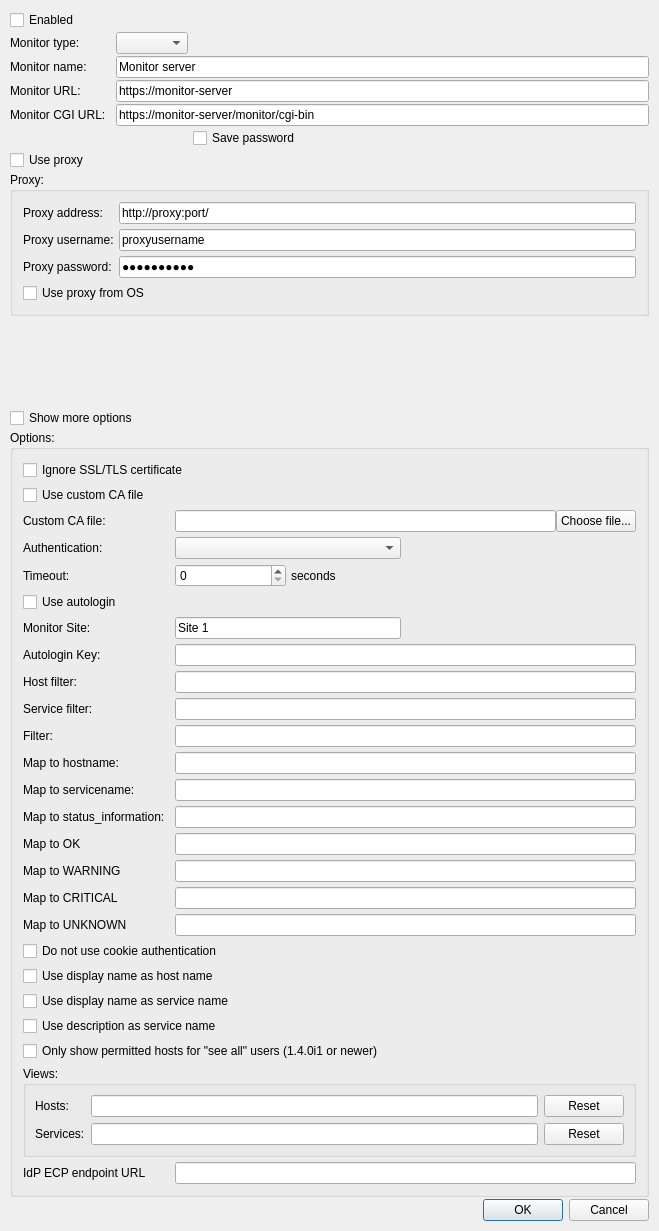
<?xml version="1.0" encoding="UTF-8"?>
<ui version="4.0">
 <class>settings_server</class>
 <widget class="QDialog" name="settings_server">
  <property name="geometry">
   <rect>
    <x>0</x>
    <y>0</y>
    <width>659</width>
    <height>1231</height>
   </rect>
  </property>
  <property name="sizePolicy">
   <sizepolicy hsizetype="Minimum" vsizetype="Minimum">
    <horstretch>0</horstretch>
    <verstretch>0</verstretch>
   </sizepolicy>
  </property>
  <property name="windowTitle">
   <string>Dialog</string>
  </property>
  <property name="modal">
   <bool>true</bool>
  </property>
  <layout class="QGridLayout" name="gridLayout">
   <property name="leftMargin">
    <number>10</number>
   </property>
   <property name="topMargin">
    <number>10</number>
   </property>
   <property name="rightMargin">
    <number>10</number>
   </property>
   <property name="bottomMargin">
    <number>10</number>
   </property>
   <property name="horizontalSpacing">
    <number>5</number>
   </property>
   <property name="verticalSpacing">
    <number>2</number>
   </property>
   
   <item row="4" column="2" colspan="2">
    <widget class="QLineEdit" name="input_lineedit_monitor_url">
     <property name="inputMask">
      <string/>
     </property>
     <property name="text">
      <string>https://monitor-server</string>
     </property>
    </widget>
   </item>
   <item row="3" column="0">
    <widget class="QLabel" name="label_name">
     <property name="sizePolicy">
      <sizepolicy hsizetype="Minimum" vsizetype="Preferred">
       <horstretch>0</horstretch>
       <verstretch>0</verstretch>
      </sizepolicy>
     </property>
     <property name="text">
      <string>Monitor name:</string>
     </property>
    </widget>
   </item>
  
   <item row="5" column="2" colspan="2">
    <widget class="QLineEdit" name="input_lineedit_monitor_cgi_url">
     <property name="text">
      <string>https://monitor-server/monitor/cgi-bin</string>
     </property>
    </widget>
   </item>
   <item row="1" column="2">
    <widget class="QComboBox" name="input_combobox_type"/>
   </item>

   <item row="17" column="0">
    <widget class="QCheckBox" name="input_checkbox_use_proxy">
     <property name="text">
      <string>Use proxy</string>
     </property>
    </widget>
   </item>
   <item row="18" column="0" colspan="4">
    <widget class="QGroupBox" name="groupbox_proxy">
     <property name="sizePolicy">
      <sizepolicy hsizetype="Minimum" vsizetype="Minimum">
       <horstretch>0</horstretch>
       <verstretch>0</verstretch>
      </sizepolicy>
     </property>
     <property name="title">
      <string>Proxy:</string>
     </property>
     <layout class="QGridLayout" name="gridLayout_2">
      <property name="leftMargin">
       <number>10</number>
      </property>
      <property name="topMargin">
       <number>10</number>
      </property>
      <property name="rightMargin">
       <number>10</number>
      </property>
      <property name="bottomMargin">
       <number>10</number>
      </property>
      <property name="spacing">
       <number>5</number>
      </property>
      <item row="3" column="0">
       <widget class="QLabel" name="label_proxy_password">
        <property name="sizePolicy">
         <sizepolicy hsizetype="Minimum" vsizetype="Preferred">
          <horstretch>0</horstretch>
          <verstretch>0</verstretch>
         </sizepolicy>
        </property>
        <property name="text">
         <string>Proxy password:</string>
        </property>
       </widget>
      </item>
      <item row="2" column="0">
       <widget class="QLabel" name="label_proxy_username">
        <property name="sizePolicy">
         <sizepolicy hsizetype="Minimum" vsizetype="Preferred">
          <horstretch>0</horstretch>
          <verstretch>0</verstretch>
         </sizepolicy>
        </property>
        <property name="text">
         <string>Proxy username:</string>
        </property>
       </widget>
      </item>
      <item row="2" column="1">
       <widget class="QLineEdit" name="input_lineedit_proxy_username">
        <property name="text">
         <string>proxyusername</string>
        </property>
       </widget>
      </item>
      <item row="1" column="1">
       <widget class="QLineEdit" name="input_lineedit_proxy_address">
        <property name="text">
         <string>http://proxy:port/</string>
        </property>
       </widget>
      </item>
      <item row="1" column="0">
       <widget class="QLabel" name="label_proxy_address">
        <property name="sizePolicy">
         <sizepolicy hsizetype="Minimum" vsizetype="Preferred">
          <horstretch>0</horstretch>
          <verstretch>0</verstretch>
         </sizepolicy>
        </property>
        <property name="text">
         <string>Proxy address:</string>
        </property>
       </widget>
      </item>
      <item row="3" column="1">
       <widget class="QLineEdit" name="input_lineedit_proxy_password">
        <property name="text">
         <string>1234567890</string>
        </property>
        <property name="echoMode">
         <enum>QLineEdit::Password</enum>
        </property>
       </widget>
      </item>
      <item row="4" column="0" colspan="2">
       <widget class="QCheckBox" name="input_checkbox_use_proxy_from_os">
        <property name="text">
         <string>Use proxy from OS</string>
        </property>
       </widget>
      </item>
     </layout>
    </widget>
   </item>
   <item row="29" column="3">
    <widget class="QDialogButtonBox" name="button_box">
     <property name="orientation">
      <enum>Qt::Horizontal</enum>
     </property>
     <property name="standardButtons">
      <set>QDialogButtonBox::Cancel|QDialogButtonBox::Ok</set>
     </property>
    </widget>
   </item>
   <item row="1" column="0">
    <widget class="QLabel" name="label_server_type">
     <property name="sizePolicy">
      <sizepolicy hsizetype="Minimum" vsizetype="Preferred">
       <horstretch>0</horstretch>
       <verstretch>0</verstretch>
      </sizepolicy>
     </property>
     <property name="text">
      <string>Monitor type:</string>
     </property>
    </widget>
   </item>
   
   <item row="4" column="0">
    <widget class="QLabel" name="label_monitor_url">
     <property name="sizePolicy">
      <sizepolicy hsizetype="Minimum" vsizetype="Preferred">
       <horstretch>0</horstretch>
       <verstretch>0</verstretch>
      </sizepolicy>
     </property>
     <property name="text">
      <string>Monitor URL:</string>
     </property>
    </widget>
   </item>
   <item row="3" column="2" colspan="2">
    <widget class="QLineEdit" name="input_lineedit_name">
     <property name="text">
      <string>Monitor server</string>
     </property>
    </widget>
   </item>
   <item row="5" column="0">
    <widget class="QLabel" name="label_monitor_cgi_url">
     <property name="sizePolicy">
      <sizepolicy hsizetype="Minimum" vsizetype="Preferred">
       <horstretch>0</horstretch>
       <verstretch>0</verstretch>
      </sizepolicy>
     </property>
     <property name="text">
      <string>Monitor CGI URL:</string>
     </property>
    </widget>
   </item>
   <item row="0" column="0" colspan="4">
    <widget class="QCheckBox" name="input_checkbox_enabled">
     <property name="text">
      <string>Enabled</string>
     </property>
    </widget>
   </item>
   <item row="8" column="3">
    <widget class="QCheckBox" name="input_checkbox_save_password">
     <property name="text">
      <string>Save password</string>
     </property>
    </widget>
   </item>
   <item row="26" column="0" colspan="4">
    <spacer name="verticalSpacer">
     <property name="orientation">
      <enum>Qt::Vertical</enum>
     </property>
     <property name="sizeHint" stdset="0">
      <size>
       <width>0</width>
       <height>0</height>
      </size>
     </property>
    </spacer>
   </item>
   <item row="27" column="0" colspan="4">
    <widget class="QCheckBox" name="input_checkbox_show_options">
     <property name="text">
      <string>Show more options</string>
     </property>
    </widget>
   </item>
   <item row="28" column="0" colspan="4">
    <widget class="QGroupBox" name="groupbox_options">
     <property name="sizePolicy">
      <sizepolicy hsizetype="Minimum" vsizetype="Minimum">
       <horstretch>0</horstretch>
       <verstretch>0</verstretch>
      </sizepolicy>
     </property>
     <property name="title">
      <string>Options:</string>
     </property>
     <layout class="QGridLayout" name="gridLayout_3">
      <property name="leftMargin">
       <number>10</number>
      </property>
      <property name="topMargin">
       <number>10</number>
      </property>
      <property name="rightMargin">
       <number>10</number>
      </property>
      <property name="bottomMargin">
       <number>10</number>
      </property>
      <property name="horizontalSpacing">
       <number>10</number>
      </property>
      <property name="verticalSpacing">
       <number>5</number>
      </property>
      <item row="2" column="2" colspan="2">
       <layout class="QHBoxLayout" name="horizontalLayout">
        <item>
         <widget class="QLineEdit" name="input_lineedit_custom_cert_ca_file"/>
        </item>
        <item>
         <widget class="QPushButton" name="button_choose_custom_cert_ca_file">
          <property name="text">
           <string>Choose file...</string>
          </property>
         </widget>
        </item>
       </layout>
      </item>
      <item row="7" column="1" colspan="3">
       <widget class="QCheckBox" name="input_checkbox_use_autologin">
        <property name="text">
         <string>Use autologin</string>
        </property>
       </widget>
      </item>
      <item row="12" column="2" colspan="2">
       <widget class="QLineEdit" name="input_lineedit_alertmanager_filter"/>
      </item>
      <item row="13" column="1">
       <widget class="QLabel" name="label_map_to_hostname">
        <property name="text">
         <string>Map to hostname:</string>
        </property>
       </widget>
      </item>
      <item row="13" column="2" colspan="2">
       <widget class="QLineEdit" name="input_lineedit_map_to_hostname"/>
      </item>
      <item row="22" column="1" colspan="3">
       <widget class="QCheckBox" name="input_checkbox_use_display_name_service">
        <property name="text">
         <string>Use display name as service name</string>
        </property>
       </widget>
      </item>
      <item row="9" column="2" colspan="2">
       <widget class="QLineEdit" name="input_lineedit_autologin_key">
        <property name="text">
         <string/>
        </property>
       </widget>
      </item>
      <item row="16" column="2" colspan="2">
       <widget class="QLineEdit" name="input_lineedit_map_to_ok"/>
      </item>
      <item row="26" column="1">
       <widget class="QLabel" name="label_idp_ecp_endpoint">
        <property name="text">
         <string>IdP ECP endpoint URL</string>
        </property>
       </widget>
      </item>
      <item row="12" column="1">
       <widget class="QLabel" name="label_alertmanager_filter">
        <property name="text">
         <string>Filter:</string>
        </property>
       </widget>
      </item>
      <item row="14" column="1">
       <widget class="QLabel" name="label_map_to_servicename">
        <property name="text">
         <string>Map to servicename:</string>
        </property>
       </widget>
      </item>
      <item row="1" column="1" colspan="2">
       <widget class="QCheckBox" name="input_checkbox_custom_cert_use">
        <property name="text">
         <string>Use custom CA file</string>
        </property>
       </widget>
      </item>
      <item row="6" column="3">
       <spacer name="horizontalSpacer">
        <property name="orientation">
         <enum>Qt::Horizontal</enum>
        </property>
        <property name="sizeHint" stdset="0">
         <size>
          <width>40</width>
          <height>20</height>
         </size>
        </property>
       </spacer>
      </item>
      <item row="11" column="2" colspan="2">
       <widget class="QLineEdit" name="input_lineedit_service_filter">
        <property name="text">
         <string/>
        </property>
       </widget>
      </item>
      <item row="6" column="1">
       <widget class="QLabel" name="label_timeout">
        <property name="text">
         <string>Timeout:</string>
        </property>
       </widget>
      </item>
      <item row="24" column="1" colspan="3">
       <widget class="QCheckBox" name="input_checkbox_force_authuser">
        <property name="text">
         <string>Only show permitted hosts for &quot;see all&quot; users (1.4.0i1 or newer)</string>
        </property>
       </widget>
      </item>
      <item row="15" column="2" colspan="2">
       <widget class="QLineEdit" name="input_lineedit_map_to_status_information"/>
      </item>
      <item row="20" column="1" colspan="3">
       <widget class="QCheckBox" name="input_checkbox_no_cookie_auth">
        <property name="text">
         <string>Do not use cookie authentication</string>
        </property>
       </widget>
      </item>
      <item row="9" column="1">
       <widget class="QLabel" name="label_autologin_key">
        <property name="sizePolicy">
         <sizepolicy hsizetype="Minimum" vsizetype="Preferred">
          <horstretch>0</horstretch>
          <verstretch>0</verstretch>
         </sizepolicy>
        </property>
        <property name="text">
         <string>Autologin Key:</string>
        </property>
       </widget>
      </item>
      <item row="5" column="3">
       <spacer name="horizontalSpacer_2">
        <property name="orientation">
         <enum>Qt::Horizontal</enum>
        </property>
        <property name="sizeHint" stdset="0">
         <size>
          <width>40</width>
          <height>20</height>
         </size>
        </property>
       </spacer>
      </item>
      <item row="26" column="2" colspan="2">
       <widget class="QLineEdit" name="input_lineedit_idp_ecp_endpoint"/>
      </item>
      <item row="5" column="1">
       <widget class="QLabel" name="label_auth_type">
        <property name="text">
         <string>Authentication:</string>
        </property>
       </widget>
      </item>
      <item row="11" column="1">
       <widget class="QLabel" name="label_service_filter">
        <property name="sizePolicy">
         <sizepolicy hsizetype="Minimum" vsizetype="Preferred">
          <horstretch>0</horstretch>
          <verstretch>0</verstretch>
         </sizepolicy>
        </property>
        <property name="text">
         <string>Service filter:</string>
        </property>
       </widget>
      </item>
      <item row="6" column="2">
       <layout class="QHBoxLayout" name="horizontalLayout_timeout_seconds">
        <property name="spacing">
         <number>5</number>
        </property>
        <item>
         <widget class="QSpinBox" name="input_spinbox_timeout"/>
        </item>
        <item>
         <widget class="QLabel" name="label_timeout_sec">
          <property name="text">
           <string>seconds</string>
          </property>
         </widget>
        </item>
       </layout>
      </item>
      <item row="8" column="1">
       <widget class="QLabel" name="label_monitor_site">
        <property name="sizePolicy">
         <sizepolicy hsizetype="Minimum" vsizetype="Preferred">
          <horstretch>0</horstretch>
          <verstretch>0</verstretch>
         </sizepolicy>
        </property>
        <property name="text">
         <string>Monitor Site:</string>
        </property>
       </widget>
      </item>
      <item row="23" column="1" colspan="3">
       <widget class="QCheckBox" name="input_checkbox_use_description_name_service">
        <property name="text">
         <string>Use description as service name</string>
        </property>
       </widget>
      </item>
      <item row="5" column="2">
       <widget class="QComboBox" name="input_combobox_authentication"/>
      </item>
      <item row="25" column="1" colspan="3">
       <widget class="QGroupBox" name="groupbox_checkmk_views">
        <property name="sizePolicy">
         <sizepolicy hsizetype="Minimum" vsizetype="Minimum">
          <horstretch>0</horstretch>
          <verstretch>0</verstretch>
         </sizepolicy>
        </property>
        <property name="title">
         <string>Views:</string>
        </property>
        <layout class="QGridLayout" name="gridLayout_4">
         <item row="0" column="0">
          <widget class="QLabel" name="label_checkmk_view_hosts">
           <property name="text">
            <string>Hosts:</string>
           </property>
          </widget>
         </item>
         <item row="1" column="0">
          <widget class="QLabel" name="label_checkmk_view_services">
           <property name="text">
            <string>Services:</string>
           </property>
          </widget>
         </item>
         <item row="1" column="1">
          <widget class="QLineEdit" name="input_lineedit_checkmk_view_services"/>
         </item>
         <item row="0" column="1">
          <widget class="QLineEdit" name="input_lineedit_checkmk_view_hosts"/>
         </item>
         <item row="0" column="2">
          <widget class="QPushButton" name="button_checkmk_view_hosts_reset">
           <property name="text">
            <string>Reset</string>
           </property>
          </widget>
         </item>
         <item row="1" column="2">
          <widget class="QPushButton" name="button_checkmk_view_services_reset">
           <property name="text">
            <string>Reset</string>
           </property>
          </widget>
         </item>
        </layout>
       </widget>
      </item>
      <item row="10" column="1">
       <widget class="QLabel" name="label_host_filter">
        <property name="sizePolicy">
         <sizepolicy hsizetype="Minimum" vsizetype="Preferred">
          <horstretch>0</horstretch>
          <verstretch>0</verstretch>
         </sizepolicy>
        </property>
        <property name="text">
         <string>Host filter:</string>
        </property>
       </widget>
      </item>
      <item row="0" column="1" colspan="3">
       <widget class="QCheckBox" name="input_checkbox_ignore_cert">
        <property name="text">
         <string>Ignore SSL/TLS certificate</string>
        </property>
       </widget>
      </item>
      <item row="14" column="2" colspan="2">
       <widget class="QLineEdit" name="input_lineedit_map_to_servicename"/>
      </item>
      <item row="10" column="2" colspan="2">
       <widget class="QLineEdit" name="input_lineedit_host_filter">
        <property name="text">
         <string/>
        </property>
       </widget>
      </item>
      <item row="2" column="1">
       <widget class="QLabel" name="label_custom_ca_file">
        <property name="text">
         <string>Custom CA file: </string>
        </property>
       </widget>
      </item>
      <item row="15" column="1">
       <widget class="QLabel" name="label_map_to_status_information">
        <property name="text">
         <string>Map to status_information:</string>
        </property>
       </widget>
      </item>
      <item row="8" column="2">
       <widget class="QLineEdit" name="input_lineedit_monitor_site">
        <property name="text">
         <string>Site 1</string>
        </property>
       </widget>
      </item>
      <item row="21" column="1" colspan="3">
       <widget class="QCheckBox" name="input_checkbox_use_display_name_host">
        <property name="text">
         <string>Use display name as host name</string>
        </property>
       </widget>
      </item>
      <item row="17" column="2" colspan="2">
       <widget class="QLineEdit" name="input_lineedit_map_to_warning"/>
      </item>
      <item row="18" column="2" colspan="2">
       <widget class="QLineEdit" name="input_lineedit_map_to_critical"/>
      </item>
      <item row="19" column="2" colspan="2">
       <widget class="QLineEdit" name="input_lineedit_map_to_unknown"/>
      </item>
      <item row="16" column="1">
       <widget class="QLabel" name="label_map_to_ok">
        <property name="text">
         <string>Map to OK</string>
        </property>
       </widget>
      </item>
      <item row="17" column="1">
       <widget class="QLabel" name="label_map_to_warning">
        <property name="text">
         <string>Map to WARNING</string>
        </property>
       </widget>
      </item>
      <item row="18" column="1">
       <widget class="QLabel" name="label_map_to_critical">
        <property name="text">
         <string>Map to CRITICAL</string>
        </property>
       </widget>
      </item>
      <item row="19" column="1">
       <widget class="QLabel" name="label_map_to_unknown">
        <property name="text">
         <string>Map to UNKNOWN</string>
        </property>
       </widget>
      </item>
     </layout>
    </widget>
   </item>
  </layout>
 </widget>
 <tabstops>
  <tabstop>input_checkbox_enabled</tabstop>
  <tabstop>input_combobox_type</tabstop>
  <tabstop>input_lineedit_name</tabstop>
  <tabstop>input_lineedit_monitor_url</tabstop>
  <tabstop>input_lineedit_monitor_cgi_url</tabstop>
  <tabstop>input_checkbox_use_proxy</tabstop>
  <tabstop>input_lineedit_proxy_address</tabstop>
  <tabstop>input_lineedit_proxy_username</tabstop>
  <tabstop>input_lineedit_proxy_password</tabstop>
  <tabstop>input_checkbox_use_proxy_from_os</tabstop>
 </tabstops>
 <resources/>
 <connections/>
</ui>
